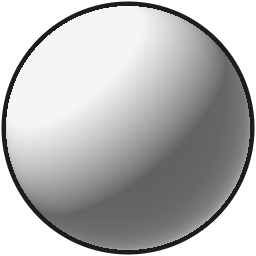

The Python source for this figure:
# set 307 tribe badge b: owner "not like a coin — make it look like a sphere". PIL-rendered grey glossy orb
# set 307 c: owner "the light is too flat" -> strong light/dark (ambient 0.18, lambert^0.9 x0.95, darker terminator),
# and the specular moves to its own WHITE layer S307-orb-spec.png drawn untinted on top (tint was turning it tribe-coloured).
# (lambert + soft specular top-left + rim light bottom-right + thin dark outline), tinted per tribe in code like the medallion.
import numpy as np
from PIL import Image
N = 256; R = N / 2 - 6
yy, xx = np.mgrid[0:N, 0:N].astype(np.float32)
x = (xx - N / 2 + 0.5) / R; y = (yy - N / 2 + 0.5) / R
d2 = x * x + y * y
inside = d2 <= 1.0
z = np.sqrt(np.clip(1 - d2, 0, 1))
L = np.array([-0.60, -0.70, 0.40]); L /= np.linalg.norm(L)
lam = np.clip(x * L[0] + y * L[1] + z * L[2], 0, 1)
H = L + np.array([0, 0, 1.0]); H /= np.linalg.norm(H)
spec = np.clip(x * H[0] + y * H[1] + z * H[2], 0, 1) ** 90
rim = np.clip((x * 0.6 + y * 0.7), 0, 1) * (1 - z) ** 2       # bounce light bottom-right edge
v = 0.40 + 0.80 * lam ** 0.9 + 0.40 * rim   # set 307 d: lower half lighter (owner)
v = np.clip(v, 0, 1)
col = v * 245.0
col = np.clip(col, 0, 255)
r = np.sqrt(d2) * R
edge = np.clip((R + 4.5 - r), 0, 1)                         # outline band 4.5 px (at 256)
outline = (r > R - 0.5)
a = np.clip(R + 4.5 + 0.5 - r, 0, 1)
rgb = np.where(inside, col, 28.0)
img = np.dstack([rgb, rgb, rgb, a * 255]).astype(np.uint8)
Image.fromarray(img).save("S307-orb.png")
sp = np.clip(np.clip(x * H[0] + y * H[1] + z * H[2], 0, 1) ** 28 * 1.1, 0, 1) * inside
Image.fromarray(np.dstack([np.full((N, N, 3), 255.0), sp * 255]).astype(np.uint8)).save("S307-orb-spec.png"); print("ok")
